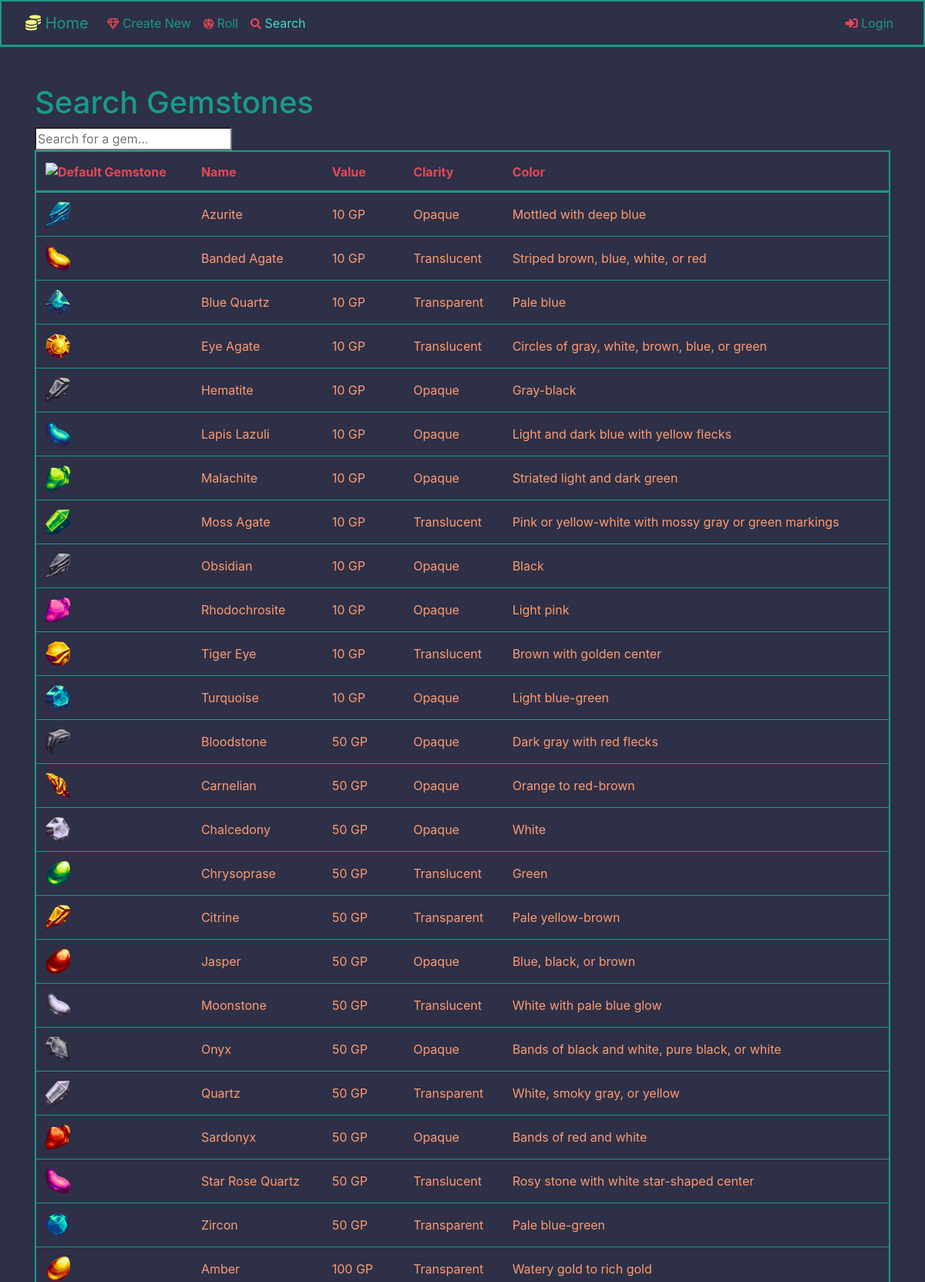
The app's page /treasure/gemstone/search/ (upper part) with its own data.
### treasure/models.py (models this page shows, shortened)
class Gemstone(models.Model):
    name             = models.CharField(max_length=128)
    value            = models.IntegerField(validators=[MinValueValidator(1), MaxValueValidator(1_000_000)])
    clarity          = models.ForeignKey(
        GemstoneClarity,
        related_name='gemstones',
        on_delete=models.SET_DEFAULT,
        default=1
    )
    color            = models.CharField(max_length=128, blank=True, verbose_name='Color(s)')
    description      = models.TextField(max_length=1024)
    icon             = models.ForeignKey(
        GemstoneIcon,
        related_name='gemstones',
        on_delete=models.SET_DEFAULT,
        default=1
    )
    objects = GemstoneManager()

class GemstoneIcon(models.Model):
    name             = models.CharField(max_length=128)
    image            = models.ImageField(
        upload_to='gemstone-icons',
        max_length=128,
        height_field='height',
        width_field='width'
    )
    width            = models.PositiveIntegerField()
    height           = models.PositiveIntegerField()
    file_hash        = models.CharField(max_length=32, unique=True)

class GemstoneClarity(models.Model):
    class Meta:
        verbose_name_plural = 'Gemstone clarities'
    name = models.CharField(max_length=128)
    def __str__(self):
        return self.name

### treasure/views.py (the view)
# urls.py: path("gemstone/search/", views.gemstone_search, name="gemstone_search"),
def gemstone_search(request):
    gemstones = models.Gemstone.objects.all().order_by(models.GEMSTONE_DEFAULT_ORDER)
    return render(request, 'treasure/gemstone-search.html', {'gemstones': gemstones})

### treasure/templates/treasure/gemstone-search.html
{% include 'base.html' %}
{% block content %}
    <section class="container">
        <div id="search-box">
            <h1>Search Gemstones</h1>
            <input name="q"
                   type="search"
                   placeholder="Search for a gem..."
                   hx-get="{% url 'treasure:gemstone_search_table' %}"
                   hx-target="#search-results"
                   hx-trigger="input delay:0.2s"
            >
            <div id="search-results">
                {% include 'treasure/snippets/gemstone-table.html' %}
            </div>
        </div>
    </section>
{% endblock %}

### treasure/templates/treasure/snippets/gemstone-table.html (shortened to what this page needs)
{% load  humanize %}
{% load static %}
{% if gemstones %}
    <table id="gemstoneTable" class="table gemstone-table">
       <thead>
            <tr>
                <th class="gemstone-th"><img src="{% static 'img/gemstone-default.png' %}" alt="Default Gemstone" height="32" width="32"> </th>
                <th class="gemstone-th" role="button" onclick="sortTable('name', 'string')">Name</th>
                <th class="gemstone-th" role="button" onclick="sortTable('value', 'number')">Value</th>
                <th class="gemstone-th" role="button" onclick="sortTable('clarity', 'string')">Clarity</th>
                <th class="gemstone-th" role="button" onclick="sortTable('color', 'string')">Color</th>
            </tr>
       </thead>
       <tbody>
           {% for gemstone in gemstones %}
               <tr class="gemstone-tr" onclick="window.location='{% url 'treasure:gemstone_view' gemstone.id %}';">
                   <td><img src="{{ gemstone.icon.image.url }}" alt="{{ gemstone.name }}" height="32" width="32"></td>
                   <td>{{ gemstone.name }}</td>
                   <td>{{ gemstone.value|intcomma }} GP</td>
                   <td>{{ gemstone.clarity|capfirst }}</td>
                   <td>{{ gemstone.color|capfirst }}</td>
               </tr>
           {% endfor %}
       </tbody>
    </table>
{% endif %}

### static/css/landing.css (style rules this page uses)
.table { color: #ff9b71; border: 2px solid #1b998b; }
.gemstone-th { cursor: pointer; color: #e84855; border-top: none; }
td { border: 1px solid #1b998b; border-left: none; border-right: none; }
thead { border-bottom: 3px solid #1b998b; }
.gemstone-tr { cursor: pointer; }
.gemstone-table td, .gemstone-table th { vertical-align: middle; }
body { background-color: #2d3047; color: #ff9b71; }
h1, h2 { color: #1b998b; }

### records on screen
Gemstone: icon.image (picture), name "Azurite", value "10", clarity "Opaque", color "Mottled with deep blue"
Gemstone: icon.image (picture), name "Banded Agate", value "10", clarity "Translucent", color "Striped brown, blue, white, or red"
Gemstone: icon.image (picture), name "Blue Quartz", value "10", clarity "Transparent", color "Pale blue"
Gemstone: icon.image (picture), name "Eye Agate", value "10", clarity "Translucent", color "Circles of gray, white, brown, blue, or green"
Gemstone: icon.image (picture), name "Hematite", value "10", clarity "Opaque", color "Gray-black"
Gemstone: icon.image (picture), name "Lapis Lazuli", value "10", clarity "Opaque", color "Light and dark blue with yellow flecks"
Gemstone: icon.image (picture), name "Malachite", value "10", clarity "Opaque", color "Striated light and dark green"
Gemstone: icon.image (picture), name "Moss Agate", value "10", clarity "Translucent", color "Pink or yellow-white with mossy gray or green markings"
Gemstone: icon.image (picture), name "Obsidian", value "10", clarity "Opaque", color "Black"
Gemstone: icon.image (picture), name "Rhodochrosite", value "10", clarity "Opaque", color "Light pink"
Gemstone: icon.image (picture), name "Tiger Eye", value "10", clarity "Translucent", color "Brown with golden center"
Gemstone: icon.image (picture), name "Turquoise", value "10", clarity "Opaque", color "Light blue-green"
Gemstone: icon.image (picture), name "Bloodstone", value "50", clarity "Opaque", color "Dark gray with red flecks"
Gemstone: icon.image (picture), name "Carnelian", value "50", clarity "Opaque", color "Orange to red-brown"
Gemstone: icon.image (picture), name "Chalcedony", value "50", clarity "Opaque", color "White"
Gemstone: icon.image (picture), name "Chrysoprase", value "50", clarity "Translucent", color "Green"
Gemstone: icon.image (picture), name "Citrine", value "50", clarity "Transparent", color "Pale yellow-brown"
Gemstone: icon.image (picture), name "Jasper", value "50", clarity "Opaque", color "Blue, black, or brown"
Gemstone: icon.image (picture), name "Moonstone", value "50", clarity "Translucent", color "White with pale blue glow"
Gemstone: icon.image (picture), name "Onyx", value "50", clarity "Opaque", color "Bands of black and white, pure black, or white"
Gemstone: icon.image (picture), name "Quartz", value "50", clarity "Transparent", color "White, smoky gray, or yellow"
Gemstone: icon.image (picture), name "Sardonyx", value "50", clarity "Opaque", color "Bands of red and white"
Gemstone: icon.image (picture), name "Star Rose Quartz", value "50", clarity "Translucent", color "Rosy stone with white star-shaped center"
Gemstone: icon.image (picture), name "Zircon", value "50", clarity "Transparent", color "Pale blue-green"
Gemstone: icon.image (picture), name "Amber", value "100", clarity "Transparent", color "Watery gold to rich gold"
